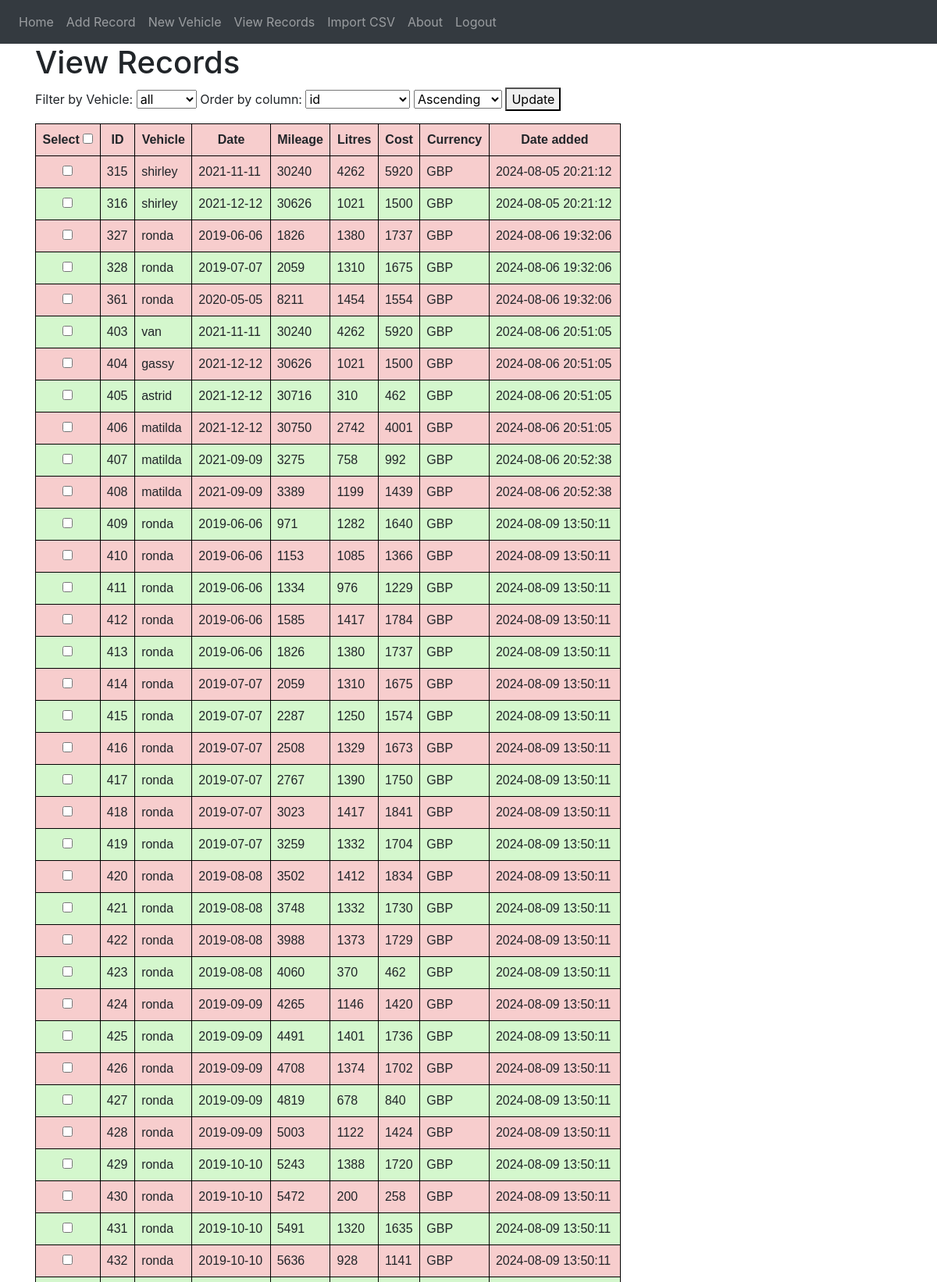
Screenshot of /view-records (signed in, upper part) with the database file from the repository.
### website/models.py (models this page shows)
class Record(db.Model):
    id = db.Column(db.Integer, primary_key=True)
    vehicle = db.Column(db.String)
    date = db.Column(db.Date)
    mileage = db.Column(db.Integer)
    litres = db.Column(db.Integer)
    cost = db.Column(db.Integer)
    currency = db.Column(db.String)
    user_id = db.Column(db.Integer, db.ForeignKey('user.id'))
    date_uploaded = db.Column(db.DateTime(timezone=True), default=func.now())

### website/views.py (the view)
@views.route('/view-records', methods=['GET', 'POST'])
@login_required
def view_records():
    columns = ['id', 'vehicle', 'date', 'mileage', 'litres', 'cost', 'currency', 'user_id', 'date_uploaded']
    vehicles = get_vehicles(current_user)
    vehicle = 'all'
    column = 'id'
    updown = 'ASC'
    if request.method == 'POST' and 'vehicle' in request.form:
        vehicle = request.form.get('vehicle')
        column = request.form.get('column')
        updown = request.form.get('updown')
        table = fetch_records(current_user, vehicle, column, updown)
    elif request.method == 'POST' and len(request.form) > 0 and request.form.get('delete') == 'Delete':
        message = delete_record(current_user, request.form)
        flash(message[0], message[1])
        table = fetch_records(current_user)
    elif request.method == 'POST' and len(request.form) > 0 and request.form.get('export') == 'Export':
        flash('yeah i don\'t know how to do this yet', 'error')
        table = fetch_records(current_user)
    else:
        table = fetch_records(current_user)
    return render_template('view_records.html', user=current_user, lines = table, vehicles = vehicles, columns = columns, vehicle = vehicle, column = column, updown = updown)

### website/__init__.py (called while the page is built)
def create_app():
    app = Flask(__name__)
    app.config['SECRET_KEY'] = 'shhh-dont-look-here'
    app.config['SQLALCHEMY_DATABASE_URI'] = f'sqlite:///{DB_NAME}'
    app.config['MAX_CONTENT_LENGTH'] = 16 * 1000 * 1000
    db.init_app(app)
    from .views import views
    from .auth import auth
    app.register_blueprint(views, url_prefix='/')
    app.register_blueprint(auth, url_prefix='/')
    from .models import User, Record
    with app.app_context():
        db.create_all()
    login_manager = LoginManager()
    login_manager.login_view = 'auth.login'
    login_manager.init_app(app)
    @login_manager.user_loader
    def load_user(id):
        return User.query.get(int(id))
    return app

### website/database.py (called while the page is built)
def get_vehicles(current_user):
    try:
        vehicles_query = Record.query.filter_by(user_id = current_user.id)
        vehicles = set()
        for vehicle in vehicles_query:
            vehicles.add(vehicle.vehicle)
        return vehicles
    except Exception as e:
        print('Something is broken. The error: \n' + str(e))
        return []

### website/templates/view_records.html (shortened to what this page needs)
{% extends "base.html" %}
{% block head_ext %}
    <head>
    </head>
{% endblock %}
{% block content %}
    <h1>View Records</h1>
    <form method='POST' id="filter">
        <p>Filter by Vehicle:
        <select name="vehicle" id="vehicle">
            <option value="*">all</option>
        </select>
        Order by column:
        <select name="column" id="column">
            {% for colum in columns %}
                {% if colum == column %}
                    <option value="{{colum}}" selected>{{colum}}</option>
                {% else %}
                    <option value="{{colum}}">{{colum}}</option>
                {% endif %}
            {% endfor %}
        </select>
        <select name="updown" id="updown">
            <option value="ASC">Ascending</option>
        </select>
        <button type="submit">Update</button>
        </p>
    </form>
    <form method='POST' id='delete'>
        <table class="sortable">
            <thead>
                <tr>
                    <th>Select <input type="checkbox" onclick="toggle(this);" /></th>
                    <th>ID</th>
                    <th>Vehicle</th>
                    <th>Date</th>
                    <th>Mileage</th>
                    <th>Litres</th>
                    <th>Cost</th>
                    <th>Currency</th>
                    <th>Date added</th>
                </tr>
            </thead>
            <tbody>
                    {% for line in lines %}
                        <tr>
                            <td><input type="checkbox" name="{{line[0]}}" value="{{line[0]}}"></td>
                            <td>{{line[0]}}</td>
                            <td>{{line[1]}}</td>
                            <td>{{line[2]}}</td>
                            <td>{{line[3]}}</td>
                            <td>{{line[4]}}</td>
                            <td>{{line[5]}}</td>
                            <td>{{line[6]}}</td>
                            <td>{{line[8]}}</td>
                        </tr>
                    {% endfor %}
            </tbody>
        </table>
        <br>
        <br>
    </form>
{% endblock %}

### website/templates/base.html (shortened to what this page needs)
<!DOCTYPE html>
<html>
    <head>
        <link
            rel="stylesheet"
            href="https://stackpath.bootstrapcdn.com/bootstrap/4.4.1/css/bootstrap.min.css"
        />
        <link
            rel="stylesheet"
            href="https://stackpath.bootstrapcdn.com/font-awesome/4.7.0/css/font-awesome.min.css"
        />
        {% block head_ext %}{% endblock %}
    </head>
    <body>
        <nav class="navbar navbar-expand-lg navbar-dark bg-dark">
            <div class="collapse navbar-collapse" id="navbar">
                <div class="navbar-nav">
                    <a class="nav-item nav-link" id="home" href="/">Home</a>
                    {% if user.is_authenticated %}
                        <a class="nav-item nav-link" id="add-record" href="/add-record">Add Record</a>
                        <a class="nav-item nav-link" id="new-vehicle" href="/new-vehicle">New Vehicle</a>
                        <a class="nav-item nav-link" id="view-records" href="/view-records">View Records</a>
                        <a class="nav-item nav-link" id="import" href="/import-csv">Import CSV</a>
                    {% endif %}
                    <a class="nav-item nav-link" id="about" href="/about">About</a>
                    {% if user.is_authenticated %}
                        <a class="nav-item nav-link" id="login" href="/logout">Logout</a>
                    {% else %}
                        <a class="nav-item nav-link" id="login" href="/login">Login</a>
                        <a class="nav-item nav-link" id="signUp" href="/sign-up">Sign Up</a>
                    {% endif %}
                </div>
            </div>
        </nav>
        <div class="container">{% block content %} {% endblock %}</div>
    </body>
</html>

### website/templates/view_records.html (style rules this page uses)
table { font-family: arial, sans-serif; border-collapse: collapse; width: 750px; }
td, th { border: 1px solid #000000; text-align: left; padding: 8px; }
th { text-align: center; }
tr:nth-child(even) { background-color: #d4f7cd; }
tr:nth-child(odd) { background-color: #f7cdcd; }
table td:nth-child(1) { text-align: center; }

### rows the page displays
Record: id "315", vehicle "shirley", date "2021-11-11", mileage "30240", litres "4262", cost "5920", currency "GBP", date_uploaded "2024-08-05 20:21:12"
Record: id "316", vehicle "shirley", date "2021-12-12", mileage "30626", litres "1021", cost "1500", currency "GBP", date_uploaded "2024-08-05 20:21:12"
Record: id "327", vehicle "ronda", date "2019-06-06", mileage "1826", litres "1380", cost "1737", currency "GBP", date_uploaded "2024-08-06 19:32:06"
Record: id "328", vehicle "ronda", date "2019-07-07", mileage "2059", litres "1310", cost "1675", currency "GBP", date_uploaded "2024-08-06 19:32:06"
Record: id "361", vehicle "ronda", date "2020-05-05", mileage "8211", litres "1454", cost "1554", currency "GBP", date_uploaded "2024-08-06 19:32:06"
Record: id "403", vehicle "van", date "2021-11-11", mileage "30240", litres "4262", cost "5920", currency "GBP", date_uploaded "2024-08-06 20:51:05"
Record: id "404", vehicle "gassy", date "2021-12-12", mileage "30626", litres "1021", cost "1500", currency "GBP", date_uploaded "2024-08-06 20:51:05"
Record: id "405", vehicle "astrid", date "2021-12-12", mileage "30716", litres "310", cost "462", currency "GBP", date_uploaded "2024-08-06 20:51:05"
Record: id "406", vehicle "matilda", date "2021-12-12", mileage "30750", litres "2742", cost "4001", currency "GBP", date_uploaded "2024-08-06 20:51:05"
Record: id "407", vehicle "matilda", date "2021-09-09", mileage "3275", litres "758", cost "992", currency "GBP", date_uploaded "2024-08-06 20:52:38"
Record: id "408", vehicle "matilda", date "2021-09-09", mileage "3389", litres "1199", cost "1439", currency "GBP", date_uploaded "2024-08-06 20:52:38"
Record: id "409", vehicle "ronda", date "2019-06-06", mileage "971", litres "1282", cost "1640", currency "GBP", date_uploaded "2024-08-09 13:50:11"
Record: id "410", vehicle "ronda", date "2019-06-06", mileage "1153", litres "1085", cost "1366", currency "GBP", date_uploaded "2024-08-09 13:50:11"
Record: id "411", vehicle "ronda", date "2019-06-06", mileage "1334", litres "976", cost "1229", currency "GBP", date_uploaded "2024-08-09 13:50:11"
Record: id "412", vehicle "ronda", date "2019-06-06", mileage "1585", litres "1417", cost "1784", currency "GBP", date_uploaded "2024-08-09 13:50:11"
Record: id "413", vehicle "ronda", date "2019-06-06", mileage "1826", litres "1380", cost "1737", currency "GBP", date_uploaded "2024-08-09 13:50:11"
Record: id "414", vehicle "ronda", date "2019-07-07", mileage "2059", litres "1310", cost "1675", currency "GBP", date_uploaded "2024-08-09 13:50:11"
Record: id "415", vehicle "ronda", date "2019-07-07", mileage "2287", litres "1250", cost "1574", currency "GBP", date_uploaded "2024-08-09 13:50:11"
Record: id "416", vehicle "ronda", date "2019-07-07", mileage "2508", litres "1329", cost "1673", currency "GBP", date_uploaded "2024-08-09 13:50:11"
Record: id "417", vehicle "ronda", date "2019-07-07", mileage "2767", litres "1390", cost "1750", currency "GBP", date_uploaded "2024-08-09 13:50:11"
Record: id "418", vehicle "ronda", date "2019-07-07", mileage "3023", litres "1417", cost "1841", currency "GBP", date_uploaded "2024-08-09 13:50:11"
Record: id "419", vehicle "ronda", date "2019-07-07", mileage "3259", litres "1332", cost "1704", currency "GBP", date_uploaded "2024-08-09 13:50:11"
Record: id "420", vehicle "ronda", date "2019-08-08", mileage "3502", litres "1412", cost "1834", currency "GBP", date_uploaded "2024-08-09 13:50:11"
Record: id "421", vehicle "ronda", date "2019-08-08", mileage "3748", litres "1332", cost "1730", currency "GBP", date_uploaded "2024-08-09 13:50:11"
Record: id "422", vehicle "ronda", date "2019-08-08", mileage "3988", litres "1373", cost "1729", currency "GBP", date_uploaded "2024-08-09 13:50:11"
Record: id "423", vehicle "ronda", date "2019-08-08", mileage "4060", litres "370", cost "462", currency "GBP", date_uploaded "2024-08-09 13:50:11"
Record: id "424", vehicle "ronda", date "2019-09-09", mileage "4265", litres "1146", cost "1420", currency "GBP", date_uploaded "2024-08-09 13:50:11"
Record: id "425", vehicle "ronda", date "2019-09-09", mileage "4491", litres "1401", cost "1736", currency "GBP", date_uploaded "2024-08-09 13:50:11"
Record: id "426", vehicle "ronda", date "2019-09-09", mileage "4708", litres "1374", cost "1702", currency "GBP", date_uploaded "2024-08-09 13:50:11"
Record: id "427", vehicle "ronda", date "2019-09-09", mileage "4819", litres "678", cost "840", currency "GBP", date_uploaded "2024-08-09 13:50:11"
Record: id "428", vehicle "ronda", date "2019-09-09", mileage "5003", litres "1122", cost "1424", currency "GBP", date_uploaded "2024-08-09 13:50:11"
Record: id "429", vehicle "ronda", date "2019-10-10", mileage "5243", litres "1388", cost "1720", currency "GBP", date_uploaded "2024-08-09 13:50:11"
Record: id "430", vehicle "ronda", date "2019-10-10", mileage "5472", litres "200", cost "258", currency "GBP", date_uploaded "2024-08-09 13:50:11"
Record: id "431", vehicle "ronda", date "2019-10-10", mileage "5491", litres "1320", cost "1635", currency "GBP", date_uploaded "2024-08-09 13:50:11"
Record: id "432", vehicle "ronda", date "2019-10-10", mileage "5636", litres "928", cost "1141", currency "GBP", date_uploaded "2024-08-09 13:50:11"

### other values shown
form field column "id"
